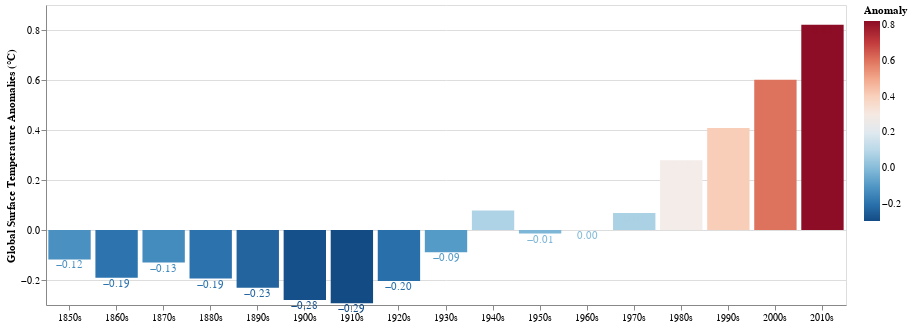

Notebook code for this chart:
### Markdown cell above
### From Information to Knowledge

Add values for each bar

### Code cell
# Add text annotations to the chart
text = chart.mark_text(
    align='center',  # Align the text to the center
    baseline='top',  # Set the baseline of the text to the top
).encode(
    text=alt.Text('mean(Anomaly):Q', format='.2f')  # Display the mean anomaly value as text, formatted to 2 decimal places
)

# Combine the bar chart and text annotations
chart + text

### Figure 1 — Vega-Lite specification as saved in the notebook (floating-point values rounded to 4 significant figures; data arrays with more than 128 entries replaced by an {"elided": "..."} marker saying what was removed)
{"config": {"view": {"continuousWidth": 300, "continuousHeight": 300}}, "layer": [{"mark": {"type": "bar"}, "encoding": {"color": {"field": "Anomaly", "scale": {"reverse": true, "scheme": "redblue"}, "type": "quantitative"}, "x": {"axis": {"labelAngle": 0, "labelExpr": "datum.value + 's'", "title": ""}, "field": "Decade", "type": "ordinal"}, "y": {"field": "Anomaly", "title": "Global Surface Temperature Anomalies (°C)", "type": "quantitative"}}, "transform": [{"filter": "year(datum.Date) < 2020"}, {"calculate": "(year(datum.Date) - year(datum.Date) % 10)", "as": "Decade"}, {"aggregate": [{"op": "mean", "field": "Anomaly", "as": "Anomaly"}], "groupby": ["Decade"]}]}, {"mark": {"type": "text", "align": "center", "baseline": "top"}, "encoding": {"color": {"field": "Anomaly", "scale": {"reverse": true, "scheme": "redblue"}, "type": "quantitative"}, "text": {"aggregate": "mean", "field": "Anomaly", "format": ".2f", "type": "quantitative"}, "x": {"axis": {"labelAngle": 0, "labelExpr": "datum.value + 's'", "title": ""}, "field": "Decade", "type": "ordinal"}, "y": {"field": "Anomaly", "title": "Global Surface Temperature Anomalies (°C)", "type": "quantitative"}}, "transform": [{"filter": "year(datum.Date) < 2020"}, {"calculate": "(year(datum.Date) - year(datum.Date) % 10)", "as": "Decade"}, {"aggregate": [{"op": "mean", "field": "Anomaly", "as": "Anomaly"}], "groupby": ["Decade"]}]}], "data": {"name": "data-b45104b8f60ce39e9401a791c4371e52"}, "width": 800, "$schema": "https://vega.github.io/schema/vega-lite/v5.17.0.json", "datasets": {"data-b45104b8f60ce39e9401a791c4371e52": {"elided": "2092 records"}}}
